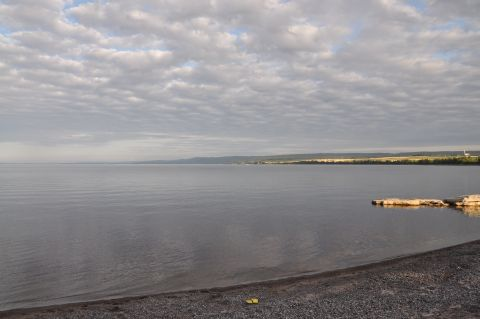
#> input picture img/lake.jpg, 480 x 319 px
$ python Ex5.py
#> lines starting #> are read from the running program, lines starting #| are printed output that depends on the picture
from sklearn.cluster import KMeans
import matplotlib.pyplot as plt
import cv2
import numpy as np


def centroid_histogram(clt):
    numLabels = np.arange(0, len(np.unique(clt.labels_)) + 1)
    (hist, _) = np.histogram(clt.labels_, bins=numLabels)
    # normalize the histogram, such that it sums to one
    hist = hist.astype("float")
    hist /= hist.sum()
    return hist


def plot_colors(hist, centroids):
    bar = np.zeros((50, 300, 3), dtype="uint8")
    startX = 0
    # loop over the percentage of each cluster and the color of
    # each cluster
    for (percent, color) in zip(hist, centroids):
        # plot the relative percentage of each cluster
        endX = startX + (percent * 300)
        cv2.rectangle(bar, (int(startX), 0), (int(endX), 50),
                      color.astype("uint8").tolist(), -1)
        startX = endX
    return bar


image = cv2.imread('img/lake.jpg')
#> image is the input picture: shape (319, 480, 3); mean B, G, R 142.5, 140.2, 142.7
image = cv2.cvtColor(image, cv2.COLOR_BGR2RGB)

w, h, d = image.shape[::-1]
#> w = 3; h = 480; d = 319

image = image.reshape((image.shape[0] * image.shape[1], 3))
clt = KMeans(n_clusters=10)
clt.fit(image)

hist = centroid_histogram(clt)
bar = plot_colors(hist, clt.cluster_centers_)
#> after the loop in plot_colors, `for (percent, color) in zip(hist, centroids):`:
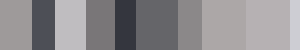
#> bar: shape (50, 300, 3); mean of channels 0, 1, 2 142.2, 139.5, 141.8; drawn as B, G, R
plt.figure()
plt.axis("off")
plt.imshow(bar)
plt.show()

$ run again, with img/baboon1.jpg copied over img/lake.jpg
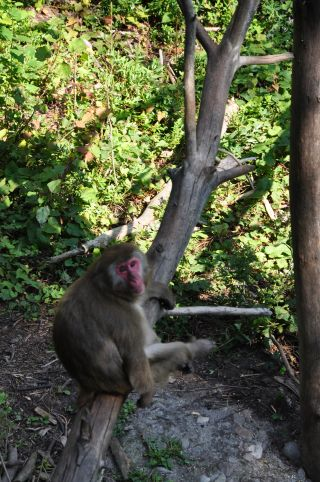
#> input picture img/baboon1.jpg, 320 x 482 px
#> image is the input picture: shape (482, 320, 3); mean B, G, R 65.5, 91.9, 86.2
#> after the loop in plot_colors, `for (percent, color) in zip(hist, centroids):`:
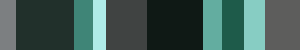
#> bar: shape (50, 300, 3); mean of channels 0, 1, 2 85.7, 91.3, 64.9; drawn as B, G, R

$ run again, with img/beach.jpg copied over img/lake.jpg
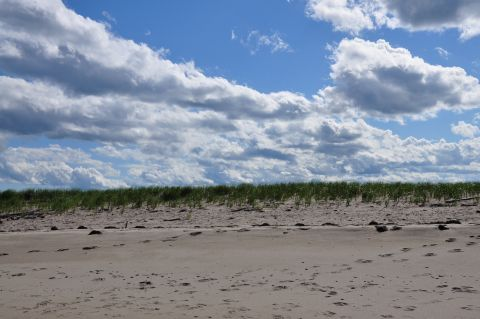
#> input picture img/beach.jpg, 480 x 319 px
#> image is the input picture: shape (319, 480, 3); mean B, G, R 155.7, 140.5, 130.3
#> after the loop in plot_colors, `for (percent, color) in zip(hist, centroids):`:
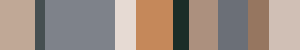
#> bar: shape (50, 300, 3); mean of channels 0, 1, 2 129.9, 140, 155.3; drawn as B, G, R
